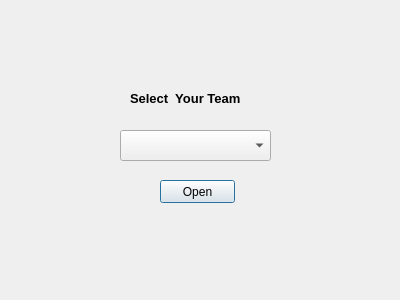
<?xml version="1.0" encoding="UTF-8"?>
<ui version="4.0">
 <class>Dialog</class>
 <widget class="QDialog" name="Dialog">
  <property name="geometry">
   <rect>
    <x>0</x>
    <y>0</y>
    <width>400</width>
    <height>300</height>
   </rect>
  </property>
  <property name="windowTitle">
   <string>Dialog</string>
  </property>
  <widget class="QLabel" name="label">
   <property name="geometry">
    <rect>
     <x>130</x>
     <y>90</y>
     <width>161</width>
     <height>16</height>
    </rect>
   </property>
   <property name="font">
    <font>
     <pointsize>10</pointsize>
     <weight>75</weight>
     <bold>true</bold>
    </font>
   </property>
   <property name="text">
    <string>Select  Your Team</string>
   </property>
  </widget>
  <widget class="QComboBox" name="cbteamlist">
   <property name="geometry">
    <rect>
     <x>120</x>
     <y>130</y>
     <width>151</width>
     <height>31</height>
    </rect>
   </property>
  </widget>
  <widget class="QPushButton" name="open">
   <property name="geometry">
    <rect>
     <x>160</x>
     <y>180</y>
     <width>75</width>
     <height>23</height>
    </rect>
   </property>
   <property name="text">
    <string>Open</string>
   </property>
  </widget>
 </widget>
 <resources/>
 <connections/>
</ui>
